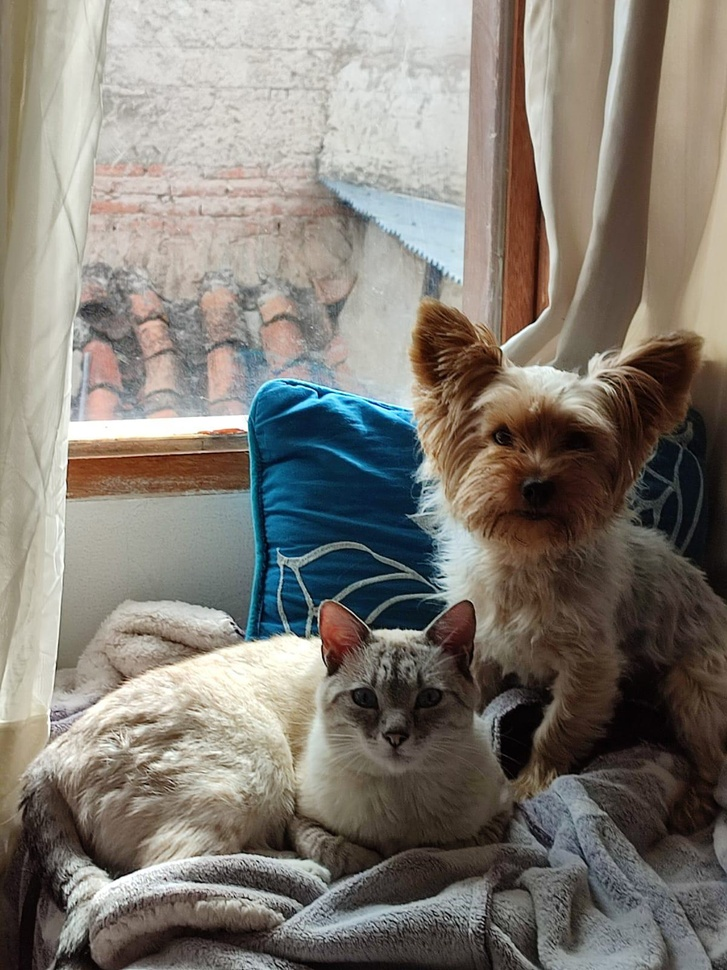
#> input picture PDI_001/Unidad 01 clases/imagentango.jpg, 727 x 970 px, shrunk from 1200 x 1600 before the run
$ jupyter execute pdi_solarizacion.ipynb
#> lines starting #> are read from the running program, lines starting #| are printed output that depends on the picture
SOLARIZACION

[cell 1]
import cv2
import numpy as np
import matplotlib.pyplot as plt

def solarizar (imagen, umbral):
    imagen_solarizada=np.where(imagen<umbral, imagen, 255-imagen)
    return imagen_solarizada

imagen = cv2.imread('imagentango.jpg')
#> imagen is the input picture: shape (970, 727, 3); mean B, G, R 115.6, 123.6, 129.2
img_gris = cv2.cvtColor(imagen, cv2.COLOR_BGR2GRAY)
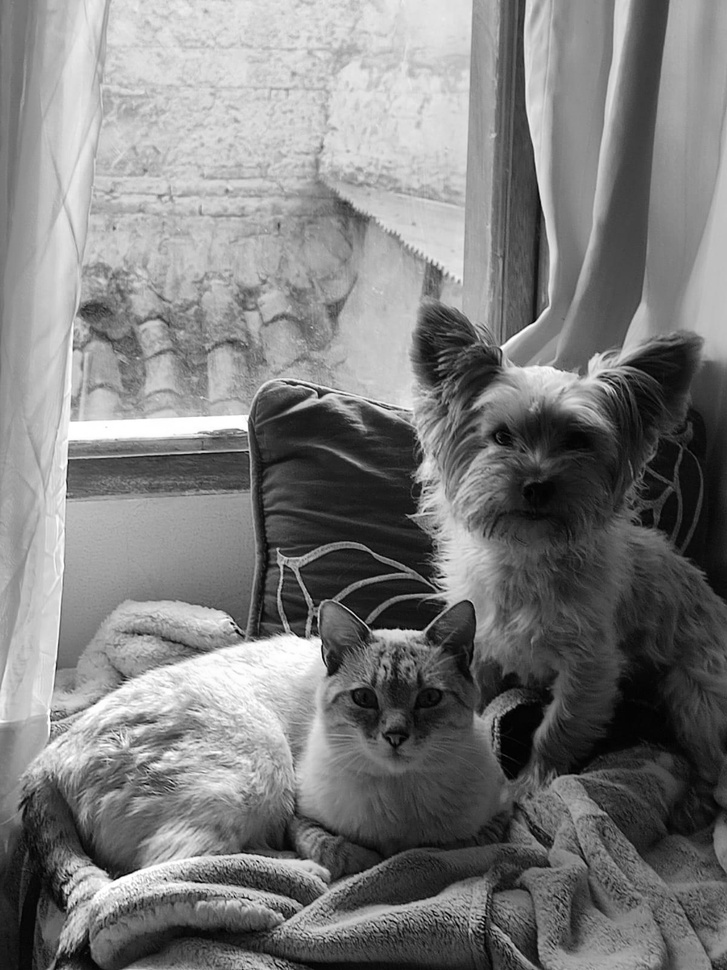
#> img_gris: shape (970, 727); min 0, max 255, mean 124.4
umbral=127

imagen_nueva = solarizar(imagen, umbral)
#> in solarizar, `imagen_solarizada=np.where(imagen<umbral, imagen, 255-imagen)`:
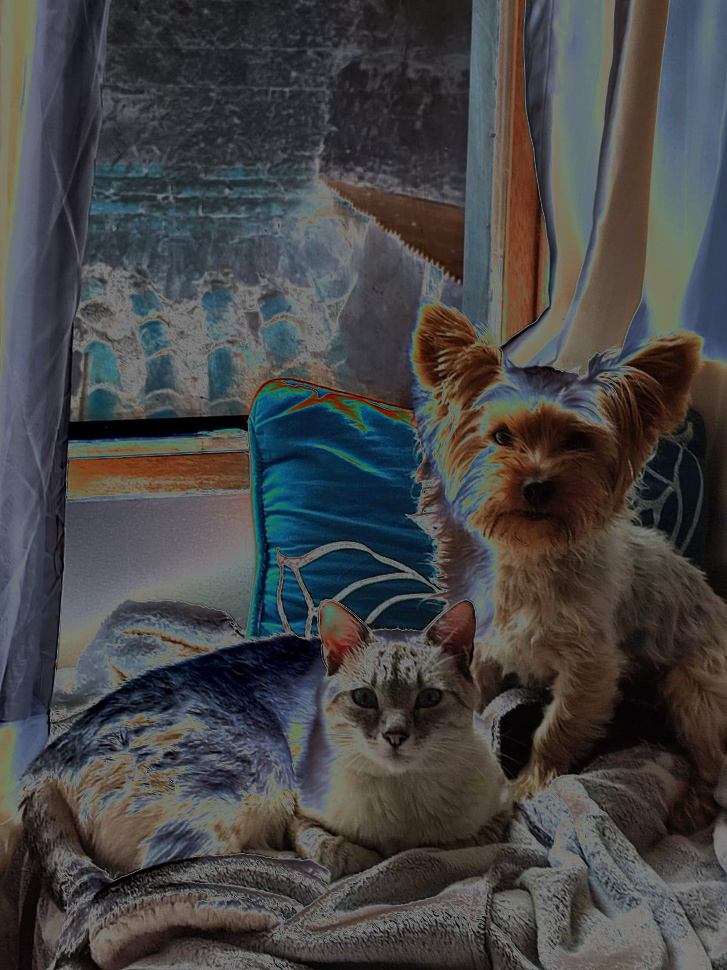
#> imagen_solarizada: shape (970, 727, 3); mean B, G, R 69.8, 69.3, 70

plt.figure(figsize=(10,5))
plt.subplot(1,2,1)
plt.imshow(cv2.cvtColor(imagen, cv2.COLOR_BGR2RGB))
plt.subplot(1,2,2)
plt.imshow(imagen_nueva,cmap='gray')
plt.show()
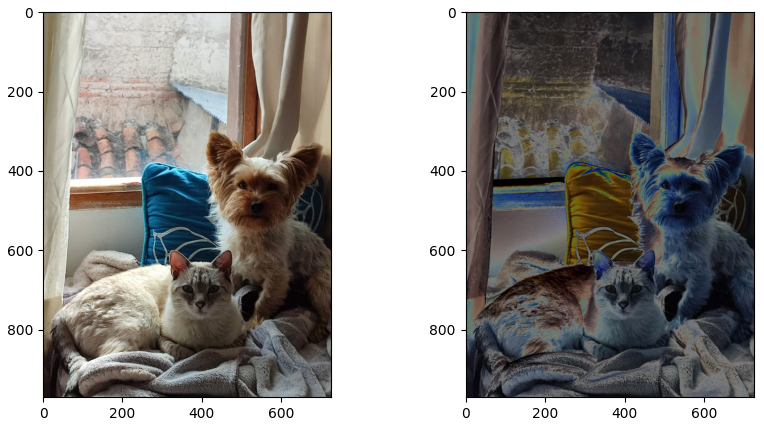
#> figure drawn by matplotlib, 2 panels; B, G, R data is drawn as R, G, B

SOLARIZACION

[cell 2]
import cv2
import numpy as np
import matplotlib.pyplot as plt

def posterizar (imagen, nivel):
#> called with nivel = 4
    factor= 255/nivel
    image_post= np.round(imagen/(factor)*factor)
    return image_post.astype(np.uint8)

imagen = cv2.imread('imagentango.jpg')
img_gris = cv2.cvtColor (imagen, cv2.COLOR_BGR2GRAY)
nivel=4 #nivel de intensidad
nueva= posterizar(imagen, nivel)

plt.figure(figsize=(10,5))
plt.subplot(1,2,1)
plt.imshow(cv2.cvtColor(imagen, cv2.COLOR_BGR2RGB))
plt.subplot(1,2,2)
plt.imshow(nueva,cmap='gray')
plt.show()
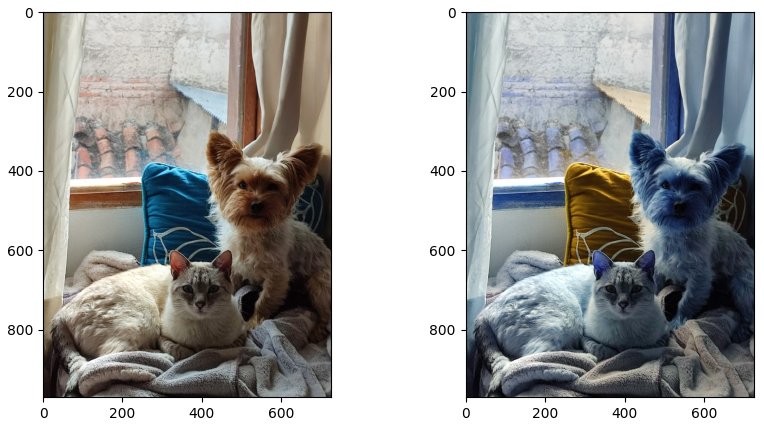
#> figure drawn by matplotlib, 2 panels; B, G, R data is drawn as R, G, B

FALSO COLOR

[cell 3]
import cv2
import numpy as np
import matplotlib.pyplot as plt

def falso_color(imagen_gray):
    escalar_imagen= cv2.normalize(imagen_gray, None, 0, 255, cv2.NORM_MINMAX)

    aplio_color= cv2.applyColorMap(escalar_imagen, cv2.COLORMAP_DEEPGREEN)
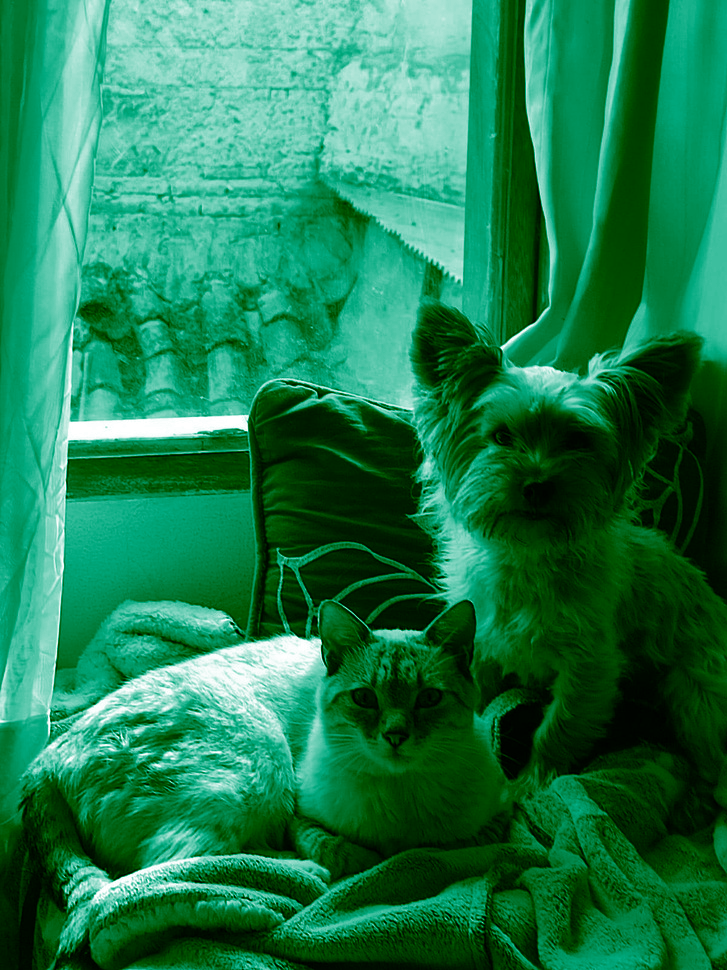
#> aplio_color: shape (970, 727, 3); mean B, G, R 78.4, 124.4, 29
    return aplio_color

image_gray = cv2.imread('imagentango.jpg')
img_falso = falso_color(image_gray)

plt.figure(figsize=(10,5))
plt.subplot(1,2,1)
plt.imshow(cv2.cvtColor(image_gray, cv2.COLOR_BGR2RGB))
plt.subplot(1,2,2)
plt.imshow(cv2.cvtColor(img_falso, cv2.COLOR_BGR2RGB))
plt.show()
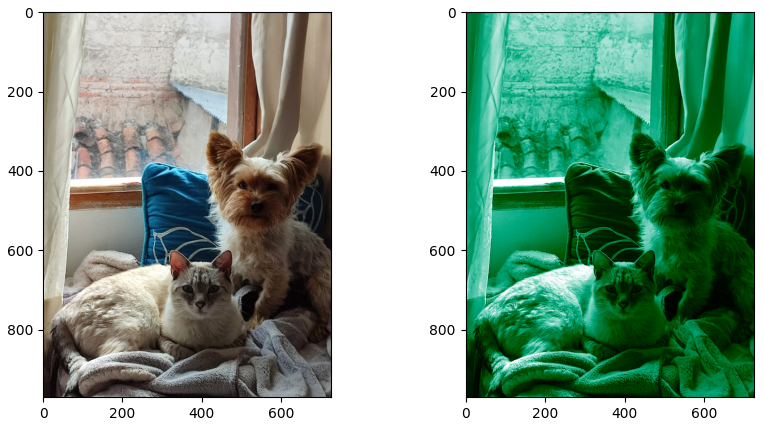
#> figure drawn by matplotlib, 2 panels

otro falso color

[cell 4]
import cv2
import numpy as np
import matplotlib.pyplot as plt

def falso_color(imagen_gray):
    escalar_imagen= cv2.normalize(imagen_gray, None, 0, 255, cv2.NORM_MINMAX)

    aplio_color= cv2.applyColorMap(escalar_imagen, cv2.COLORMAP_JET)
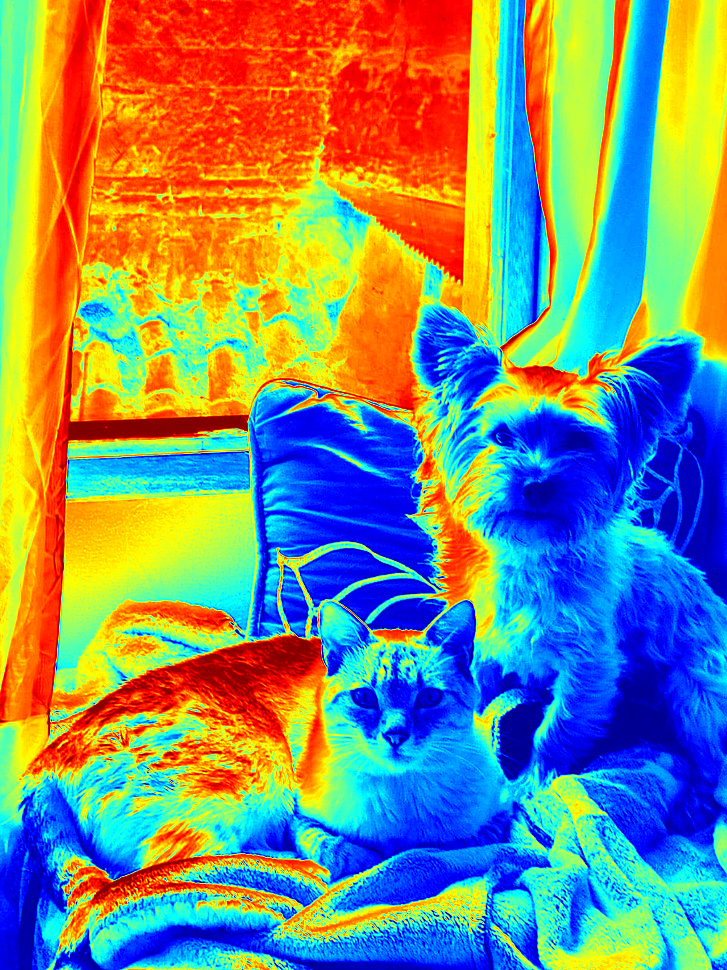
#> aplio_color: shape (970, 727, 3); mean B, G, R 121.8, 141.7, 127.2
    return aplio_color

image_gray = cv2.imread('imagentango.jpg')
img_falso = falso_color(image_gray)

plt.figure(figsize=(10,5))
plt.subplot(1,2,1)
plt.imshow(cv2.cvtColor(image_gray, cv2.COLOR_BGR2RGB))
plt.subplot(1,2,2)
plt.imshow(cv2.cvtColor(img_falso, cv2.COLOR_BGR2RGB))
plt.show()
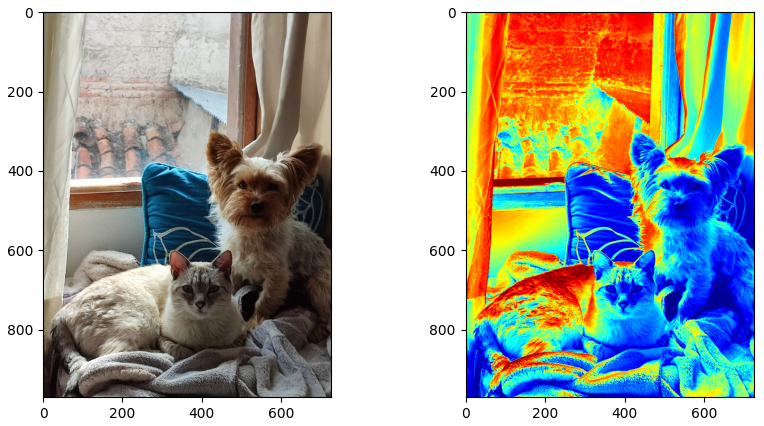
#> figure drawn by matplotlib, 2 panels
